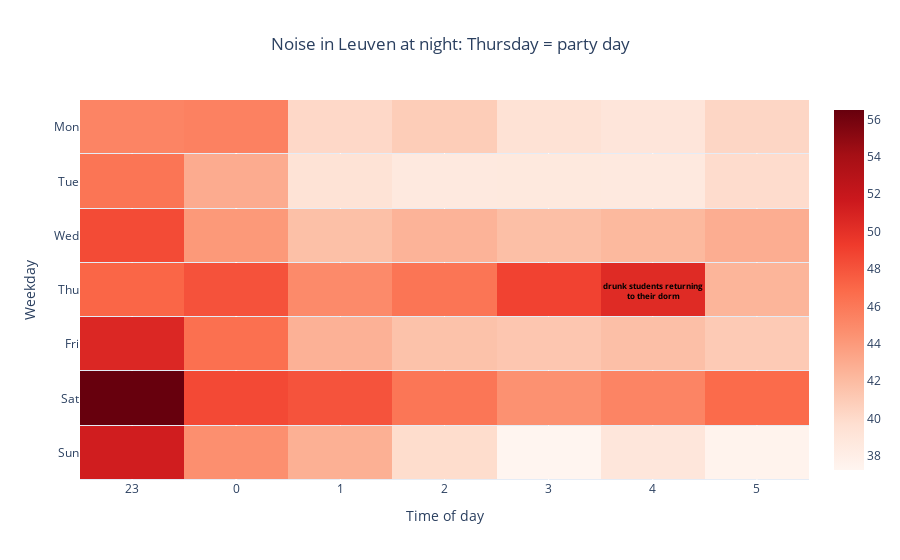

Notebook cell for this chart:
### Code cell
# Create the heatmap figure
fig = go.Figure()

fig.add_trace(go.Heatmap(
    x=nightly_noise['hour'],
    y=nightly_noise['wk_day'],
    z=nightly_noise['laeq'], 
    colorscale='Reds',  
    hovertemplate='Hour: %{x}<br>Weekday: %{y}<br>Sound level: %{z:.2f} dB(A)',
    hoverlabel=dict(namelength=0),
    ygap=1,  
    yperiodalignment='middle', 
))

# set the axis label
fig.update_layout(
    title={
        'text': 'Average noise in Leuven at night: Thursday = party day',
        'x': 0.5,  
        'xanchor': 'center',  
    },
    xaxis=dict(
        title='Time of day',
        categoryorder='array',
        categoryarray=[-1, 0, 1, 2, 3, 4, 5],
        tickmode='array',
        tickvals=[-1, 0, 1, 2, 3, 4, 5],
        ticktext=['23', '0', '1', '2', '3', '4', '5'],
        range=[-1.5, 5.5],
    ),
    yaxis=dict(
        title='Weekday',
        categoryorder='array',
        categoryarray=weekday_order,
    ),
)

# Annotate the box for Thursday at hour 4
fig.update_layout(
    annotations=[
        dict(
            x=4,
            y=weekday_order.index('Thu'),
            text='<b>drunk students returning<br>to their dorm</b>',
            showarrow=False,
            font=dict(color='black', size=8),  # Set font weight to 'bold'
            bgcolor='rgba(255, 255, 0, 0)',  # transparent background
            bordercolor='rgba(255, 255, 0, 0)',  # transparent border
        )
    ]
)

# show the figure
fig.show()

### Figure 1 — Plotly figure (JSON) as saved in the notebook; plotly's stock layout.template omitted (floating-point values rounded to 4 significant figures; data arrays with more than 128 entries replaced by an {"elided": "..."} marker saying what was removed)
{"data": [{"colorscale": [[0, "rgb(255,245,240)"], [0.125, "rgb(254,224,210)"], [0.25, "rgb(252,187,161)"], [0.375, "rgb(252,146,114)"], [0.5, "rgb(251,106,74)"], [0.625, "rgb(239,59,44)"], [0.75, "rgb(203,24,29)"], [0.875, "rgb(165,15,21)"], [1, "rgb(103,0,13)"]], "hoverlabel": {"namelength": 0}, "hovertemplate": "Hour: %{x}<br>Weekday: %{y}<br>Sound level: %{z:.2f} dB(A)", "type": "heatmap", "x": {"elided": "2554 int values"}, "y": {"elided": "2554 str values"}, "ygap": 1, "yperiodalignment": "middle", "z": {"elided": "2554 float values"}}], "layout": {"annotations": [{"bgcolor": "rgba(255, 255, 0, 0)", "bordercolor": "rgba(255, 255, 0, 0)", "font": {"color": "black", "size": 8}, "showarrow": false, "text": "<b>drunk students returning<br>to their dorm</b>", "x": 4, "y": 3}], "title": {"text": "Noise in Leuven at night: Thursday = party day", "x": 0.5, "xanchor": "center"}, "xaxis": {"categoryarray": [-1, 0, 1, 2, 3, 4, 5], "categoryorder": "array", "range": [-1.5, 5.5], "tickmode": "array", "ticktext": ["23", "0", "1", "2", "3", "4", "5"], "tickvals": [-1, 0, 1, 2, 3, 4, 5], "title": {"text": "Time of day"}}, "yaxis": {"categoryarray": ["Sun", "Sat", "Fri", "Thu", "Wed", "Tue", "Mon"], "categoryorder": "array", "title": {"text": "Weekday"}}}}
